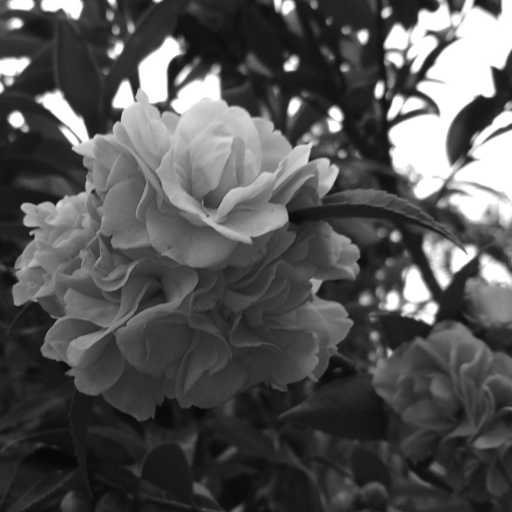
%> input picture hw1/camellia (mono) 512x512.tif, 512 x 512 px
$ octave his_spec_hw1.m   (GNU Octave 9; MATLAB toolbox functions it lacks are replaced by stand-ins)
%> lines starting %> are read from the running program, lines starting %| are printed output that depends on the picture
clc;
clear;
close;

a = imread('camellia (mono) 512x512.tif');                %Read the Image
%> a is the input picture: size 512x512 uint8; min 7, max 255, mean 84.2
b = size(a);
%> b = [512 512]
%scale = 1;
%shift = 0;
r = 0:255;                                          %Defining input pixels
%d = round(scale*r)+ shift;                          %linear Transformation function
count = zeros(3,256);
spec = zeros(1,256);
ep = zeros(b);
transform = zeros(b);

original_data =imhist(a);
%> original_data = 256 values, max 16044 at index 256, min 0 at index 1, mean 1024

%loop for spec gray level accumulation
for i= 0:255
    if i>63 && i<192
        spec(1,i+1)=spec(1,i)+800;
    elseif i==0
        spec(1,i+1)=1248;
    else
        spec(1,i+1)=spec(1,i)+1248;
    end
end

    %loop for count input image gray level
for i=1:b(1)                                        %loop tracing the rows of image
    for j=1:b(2)                                    %loop tracing thes columns of image
        %t=(a(i,j)+1);                               %pixel values in image
        %ep(i,j)=d(t);                              %Making the ouput image using
        ep(i,j)=a(i,j);                              %Making the ouput image using
       count(1,ep(i,j)+1)=count(1,ep(i,j)+1)+1;     %counting
    end
end
%> after the loop, count = 256 columns, first 8: [0 0 0 0 0 0 0 39; 0 0 0 0 0 0 0 0; 0 0 0 0 0 0 0 0]
%loop for count input gray level accumulation
for i= 0:255
    if i==0
        count(2,i+1)=0;
    else
        count(2,i+1)=count(2,i)+count(1,i+1);
    end
end
%> after the loop, count = 256 columns, first 8: [0 0 0 0 0 0 0 39; 0 0 0 0 0 0 0 39; 0 0 0 0 0 0 0 0]
%loop for comparsion
for i=1:256                                        %loop tracing the  arrary count
    for j=1:256                                   %loop tracing thes columns of image
       if count (2,i)>spec(1,j)
           count (3,i)=j;
       end
    end
end

%transform
for i=1:b(1)                                        %loop tracing the rows of image
    for j=1:b(2)                                    %loop tracing thes columns of image
        t=(a(i,j)+1);                               %pixel values in image
        %ep(i,j)=d(t);                              %Making the ouput image using
        ep(i,j)=t;                              %Making the ouput image using
        transform(i,j)=count(3,ep(i,j));     %counting
    end
end
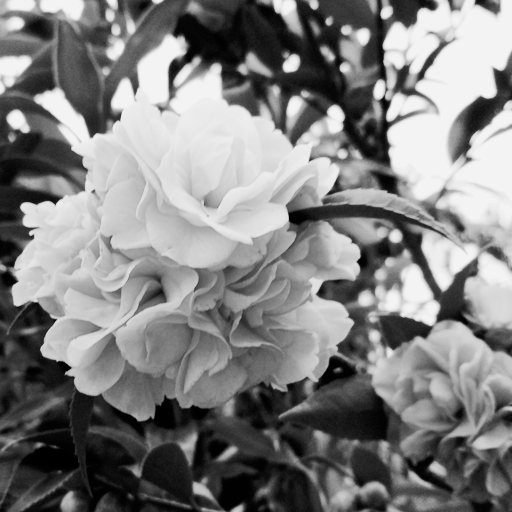
%> transform: size 512x512 double; min 0, max 243, mean 128.2


%Procedure for plotting histogram
hist1 = zeros(1,256);                               %prealocation space for input histogram
hist2 = zeros(1,256);                               %prealocation space for output histogram

%> (the run ends here)
